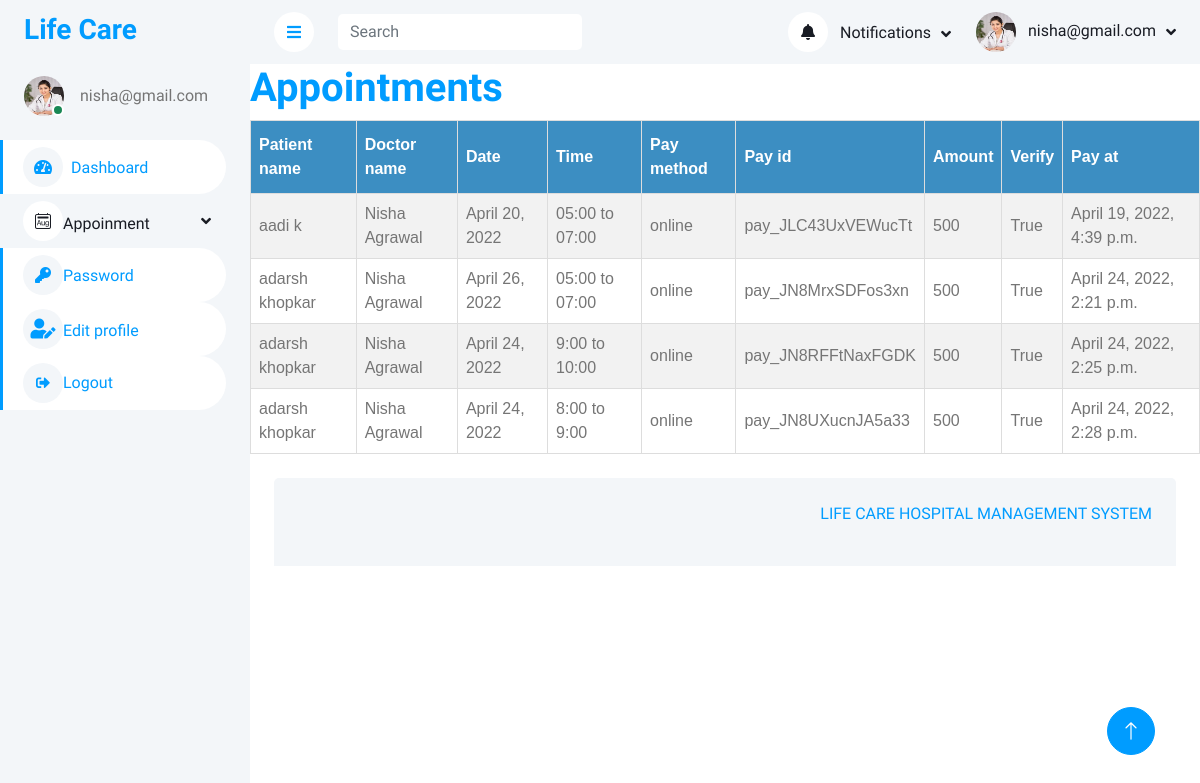
/viewappointment/ (signed in), run on an earlier commit of the app's database.
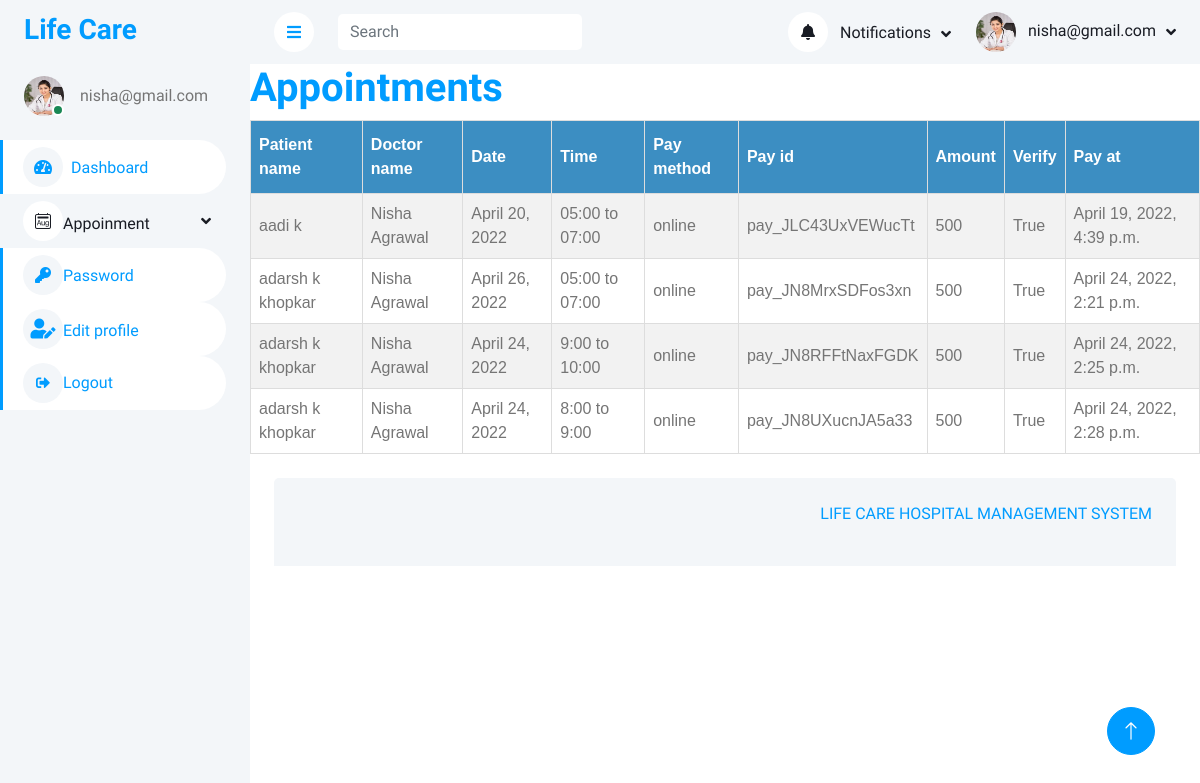
And on a later commit of the database.
### myapp/models.py (models this page shows, shortened)
class Appointments(models.Model):
    patient=models.ForeignKey(User,on_delete=models.CASCADE)
    doctor=models.ForeignKey(Doctors,on_delete=models.CASCADE)
    date=models.DateField()
    time=models.CharField(max_length=25)
    pay_method=models.CharField(max_length=30)
    pay_id=models.CharField(max_length=50)
    amount=models.IntegerField(default=0)
    verify=models.BooleanField(default=False)
    pay_at=models.DateTimeField(auto_now_add=True)
    def __str__(self):
        return self.patient.email

class User(models.Model):
    fname=models.CharField(max_length=30)
    lname=models.CharField(max_length=30)
    email=models.EmailField(unique=True)
    password=models.CharField(max_length=30)
    phone=models.CharField(max_length=10)
    address=models.TextField()
    age=models.CharField(max_length=10)
    gender=models.CharField(max_length=10)
    pic=models.FileField(upload_to='profile',default='avatar.png')

### Doctor/models.py (models this page shows, shortened)
class Doctors(models.Model):
    doctorname = models.CharField(max_length=50)
    doctoremail=models.EmailField(unique=True)
    password=models.CharField(max_length=30)
    phone=models.CharField(max_length=13)
    specialization=models.CharField(max_length=30)
    doc_pic=models.FileField(upload_to='profile',default='doc.png')
    fees=models.IntegerField()

### Doctor/views.py (the view)
# urls.py: path('viewappointment/', views.viewappointment, name="viewappointment"),
def viewappointment(request):
    doctor=Doctors.objects.get(doctoremail=request.session['doctoremail'])
    appointments=Appointments.objects.filter(Q(doctor=doctor) & Q(Q(pay_method = 'online') & Q(verify = True) | Q(pay_method='offline')))
    print(appointments)
    return render(request,'viewappointment.html',{'appointments':appointments,'doctor':doctor})

### Doctor/templates/viewappointment.html (shortened to what this page needs)
{% extends 'header2.html' %}
{% load static %}
{% block content %}
<!DOCTYPE html>
<html>
<body>
    <h1 style="color:#009CFF">Appointments</h1>
    <table id="customers">
        <tr>
            <th>Patient name</th>
            <th>Doctor name</th>
            <th>Date</th>
            <th>Time</th>
            <th>Pay method</th>
            <th>Pay id</th>
            <th>Amount</th>
            <th>Verify</th>
            <th>Pay at</th>
        </tr>
        {% for one in appointments %}
        <tr>
            <td>{{one.patient.fname}} {{one.patient.lname}}</td>
            <td>{{one.doctor.doctorname}}</td>
            <td>{{one.date}}</td>
            <td>{{one.time}}</td>
            <td>{{one.pay_method}}</td>
            <td>{{one.pay_id}}</td>
            <td>{{one.amount}}</td>
            <td>{{one.verify}}</td>
            <td>{{one.pay_at}}</td>
        </tr>
        {% endfor %}
    </table>
</body>
</html>
{% endblock %}

What changed in the data, as far as the page shows it:
changed through a linked row, Appointments "April 26, 2022": patient.fname "adarsh" → "adarsh k"
changed through a linked row, Appointments "9:00 to 10:00": patient.fname "adarsh" → "adarsh k"
changed through a linked row, Appointments "8:00 to 9:00": patient.fname "adarsh" → "adarsh k"
